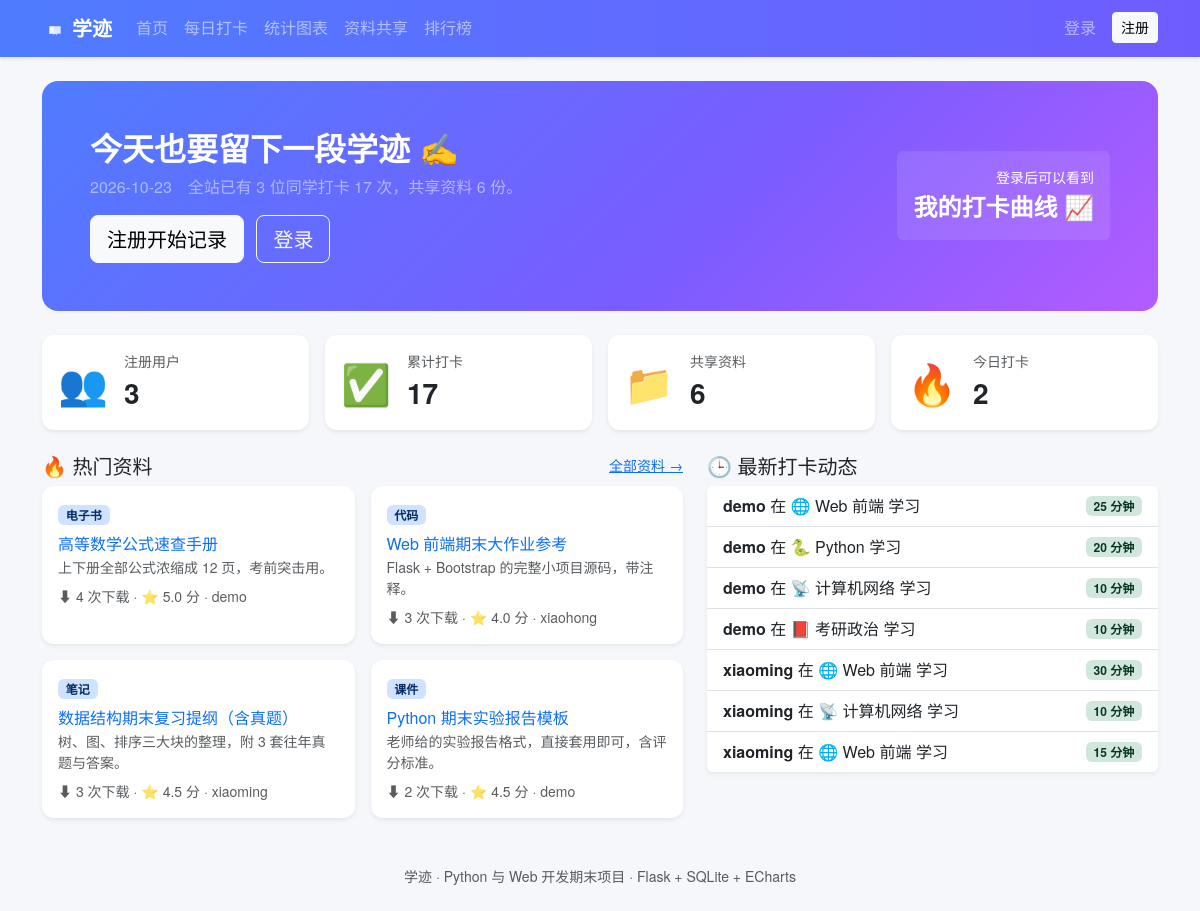
The page / on the database its author committed.
### app/models.py (models this page shows, shortened)
class Material(db.Model):
    __tablename__ = 'material'
    id = db.Column(db.Integer, primary_key=True)
    user_id = db.Column(db.Integer, db.ForeignKey('user.id'), nullable=False)
    title = db.Column(db.String(120), nullable=False)
    category = db.Column(db.String(32), default='其他', index=True)
    description = db.Column(db.Text)
    filename = db.Column(db.String(200))               # 存在磁盘上的真实文件名
    filesize = db.Column(db.Integer, default=0)
    downloads = db.Column(db.Integer, default=0)
    score_avg = db.Column(db.Float, default=0.0)       # 平均评分
    created_at = db.Column(db.DateTime, default=datetime.now)
    comments = db.relationship('Comment', backref='material', cascade='all, delete-orphan')
    favorites = db.relationship('Favorite', backref='material', cascade='all, delete-orphan')

class User(UserMixin, db.Model):
    __tablename__ = 'user'
    id = db.Column(db.Integer, primary_key=True)
    username = db.Column(db.String(32), unique=True, nullable=False, index=True)
    password_hash = db.Column(db.String(256), nullable=False)
    email = db.Column(db.String(120))
    created_at = db.Column(db.DateTime, default=datetime.now)
    points = db.Column(db.Integer, default=0)          # 积分，打卡和上传资料都能加
    checkins = db.relationship('Checkin', backref='user', cascade='all, delete-orphan')
    materials = db.relationship('Material', backref='user', cascade='all, delete-orphan')
    comments = db.relationship('Comment', backref='user', cascade='all, delete-orphan')
    favorites = db.relationship('Favorite', backref='user', cascade='all, delete-orphan')

class Checkin(db.Model):
    __tablename__ = 'checkin'
    id = db.Column(db.Integer, primary_key=True)
    user_id = db.Column(db.Integer, db.ForeignKey('user.id'), nullable=False)
    subject_id = db.Column(db.Integer, db.ForeignKey('subject.id'), nullable=False)
    duration = db.Column(db.Integer, default=0)        # 学习时长（分钟）
    note = db.Column(db.Text)
    date = db.Column(db.Date, default=date.today, index=True)
    created_at = db.Column(db.DateTime, default=datetime.now)
    subject = db.relationship('Subject', backref='checkins')

class Subject(db.Model):
    __tablename__ = 'subject'
    id = db.Column(db.Integer, primary_key=True)
    name = db.Column(db.String(32), unique=True, nullable=False)
    icon = db.Column(db.String(16), default='📘')

### app/main/views.py (the view)
@bp.route('/')
def index():
    today = date.today()
    stats = {
        'users': User.query.count(),
        'checkins': Checkin.query.count(),
        'materials': Material.query.count(),
        'today': Checkin.query.filter_by(date=today).count(),
    }
    hot_materials = Material.query.order_by(Material.downloads.desc(), Material.id.desc()) \
                                  .limit(4).all()
    latest_checkins = Checkin.query.order_by(Checkin.created_at.desc()).limit(7).all()
    today_list, today_minutes = [], 0
    if current_user.is_authenticated:
        today_list = Checkin.query.filter_by(user_id=current_user.id, date=today).all()
        today_minutes = sum(i.duration for i in today_list)
    return render_template('index.html', stats=stats, hot_materials=hot_materials,
                           latest_checkins=latest_checkins, today_list=today_list,
                           today_minutes=today_minutes, today=today)

### templates/index.html (shortened to what this page needs)
{% extends 'base.html' %}
{% block content %}
<div class="xj-hero p-4 p-md-5 mb-4">
  <div class="row align-items-center">
    <div class="col-md-7">
      <h2 class="fw-bold mb-2">今天也要留下一段学迹 ✍️</h2>
      <p class="text-white-50 mb-3">
        {{ today }}　全站已有 {{ stats.users }} 位同学打卡 {{ stats.checkins }} 次，共享资料 {{ stats.materials }} 份。
      </p>
      {% if current_user.is_authenticated %}
        <a href="{{ url_for('checkin.add') }}" class="btn btn-light btn-lg">立即打卡</a>
        <a href="{{ url_for('main.calendar') }}" class="btn btn-outline-light btn-lg ms-2">查看我的图表</a>
      {% else %}
        <a href="{{ url_for('auth.register') }}" class="btn btn-light btn-lg">注册开始记录</a>
        <a href="{{ url_for('auth.login') }}" class="btn btn-outline-light btn-lg ms-2">登录</a>
      {% endif %}
    </div>
    <div class="col-md-5 text-md-end mt-4 mt-md-0">
      <div class="bg-white bg-opacity-10 rounded p-3 d-inline-block text-white">
        {% if current_user.is_authenticated %}
          <div class="small">今天我学习了</div>
          <div class="display-6 fw-bold">{{ today_minutes }} <span class="fs-6">分钟</span></div>
          <div class="small">共 {{ today_list|length }} 条打卡记录</div>
        {% else %}
          <div class="small">登录后可以看到</div>
          <div class="fs-4 fw-bold">我的打卡曲线 📈</div>
        {% endif %}
      </div>
    </div>
  </div>
</div>
<div class="row g-3 mb-4">
  {% for icon, label, value in [
      ('👥', '注册用户', stats.users),
      ('✅', '累计打卡', stats.checkins),
      ('📁', '共享资料', stats.materials),
      ('🔥', '今日打卡', stats.today)] %}
    <div class="col-6 col-lg-3">
      <div class="card border-0 shadow-sm h-100">
        <div class="card-body d-flex align-items-center">
          <div class="fs-1 me-3">{{ icon }}</div>
          <div>
            <div class="text-muted small">{{ label }}</div>
            <div class="fs-3 fw-bold">{{ value }}</div>
          </div>
        </div>
      </div>
    </div>
  {% endfor %}
</div>
<div class="row g-4">
  <div class="col-lg-7">
    <div class="d-flex justify-content-between align-items-center mb-2">
      <h5 class="mb-0">🔥 热门资料</h5>
      <a class="small" href="{{ url_for('share.index') }}">全部资料 →</a>
    </div>
    <div class="row g-3">
      {% for m in hot_materials %}
        <div class="col-md-6">
          <div class="card border-0 shadow-sm h-100">
            <div class="card-body">
              <span class="badge bg-primary-subtle text-primary-emphasis">{{ m.category }}</span>
              <h6 class="mt-2 mb-1">
                <a class="text-decoration-none" href="{{ url_for('share.detail', mid=m.id) }}">{{ m.title }}</a>
              </h6>
              <p class="text-muted small mb-2">{{ m.description|default('暂无简介', true)|truncate(40) }}</p>
              <div class="small text-muted">
                ⬇ {{ m.downloads }} 次下载 · ⭐ {{ m.score_avg }} 分 · {{ m.user.username }}
              </div>
            </div>
          </div>
        </div>
      {% else %}
        <div class="col-12">
          <div class="alert alert-light border text-center mb-0">还没有资料，快去<a href="{{ url_for('share.upload') }}">上传第一份</a>吧</div>
        </div>
      {% endfor %}
    </div>
  </div>
  <div class="col-lg-5">
    <h5 class="mb-2">🕒 最新打卡动态</h5>
    <ul class="list-group list-group-flush shadow-sm rounded">
      {% for c in latest_checkins %}
        <li class="list-group-item d-flex justify-content-between align-items-center">
          <span>
            <strong>{{ c.user.username }}</strong>
            在 {{ c.subject.icon }} {{ c.subject.name }} 学习
          </span>
          <span class="badge bg-success-subtle text-success-emphasis">{{ c.duration }} 分钟</span>
        </li>
      {% else %}
        <li class="list-group-item text-muted text-center">还没有人打卡，你来当第一个吧</li>
      {% endfor %}
    </ul>
  </div>
</div>
{% endblock %}

### static/css/style.css (style rules this page uses)
body { background-color: #f5f7fb; font-family: "Microsoft YaHei", "PingFang SC", "Helvetica Neue", Arial, sans-serif; }
.xj-hero { border-radius: 16px; color: #fff; background: linear-gradient(135deg, #4f7cff 0%, #7a5cff 60%, #b45cff 100%); }
.card { border-radius: 12px; }

### rows shown on the page
Material: category "电子书", title "高等数学公式速查手册", description "上下册全部公式浓缩成 12 页，考前突击用。", downloads "4", score_avg "5.0", user.username "demo"
Material: category "代码", title "Web 前端期末大作业参考", description "Flask + Bootstrap 的完整小项目源码，带注释。", downloads "3", score_avg "4.0", user.username "xiaohong"
Material: category "笔记", title "数据结构期末复习提纲（含真题）", description "树、图、排序三大块的整理，附 3 套往年真题与答案。", downloads "3", score_avg "4.5", user.username "xiaoming"
Material: category "课件", title "Python 期末实验报告模板", description "老师给的实验报告格式，直接套用即可，含评分标准。", downloads "2", score_avg "4.5", user.username "demo"
Checkin: user.username "demo", subject.icon "🌐", subject.name "Web 前端", duration "25"
Checkin: user.username "demo", subject.icon "🐍", subject.name "Python", duration "20"
Checkin: user.username "demo", subject.icon "📡", subject.name "计算机网络", duration "10"
Checkin: user.username "demo", subject.icon "📕", subject.name "考研政治", duration "10"
Checkin: user.username "xiaoming", subject.icon "🌐", subject.name "Web 前端", duration "30"
Checkin: user.username "xiaoming", subject.icon "📡", subject.name "计算机网络", duration "10"
Checkin: user.username "xiaoming", subject.icon "🌐", subject.name "Web 前端", duration "15"

### other values the page prints
{{ today }} "2026-10-23"
{{ stats.users }} "3"
{{ stats.checkins }} "17"
{{ stats.materials }} "6"
{{ icon }} "👥" "✅" "📁" "🔥"
{{ label }} "注册用户" "累计打卡" "共享资料" "今日打卡"
{{ value }} "3" "17" "6" "2"
{{ site_name }} "学迹"
